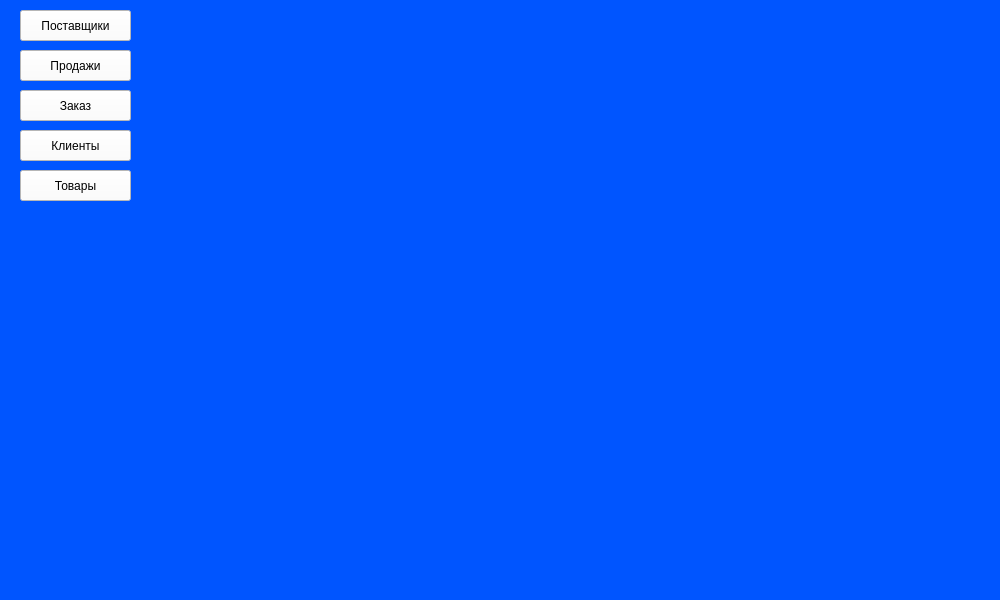
<?xml version="1.0" encoding="UTF-8"?>
<ui version="4.0">
 <class>MainWindow</class>
 <widget class="QMainWindow" name="MainWindow">
  <property name="geometry">
   <rect>
    <x>0</x>
    <y>0</y>
    <width>1000</width>
    <height>600</height>
   </rect>
  </property>
  <property name="minimumSize">
   <size>
    <width>1000</width>
    <height>600</height>
   </size>
  </property>
  <property name="maximumSize">
   <size>
    <width>1000</width>
    <height>600</height>
   </size>
  </property>
  <property name="sizeIncrement">
   <size>
    <width>1000</width>
    <height>800</height>
   </size>
  </property>
  <property name="baseSize">
   <size>
    <width>1000</width>
    <height>600</height>
   </size>
  </property>
  <property name="windowTitle">
   <string>Vehicles</string>
  </property>
  <property name="styleSheet">
   <string notr="true">
background-color: rgb(0, 85, 255);
font: 75 12pt &quot;Fixedsys&quot;;
</string>
  </property>
  <widget class="QWidget" name="centralwidget">
   <widget class="QPushButton" name="AccidentsBtn">
    <property name="geometry">
     <rect>
      <x>20</x>
      <y>10</y>
      <width>111</width>
      <height>31</height>
     </rect>
    </property>
    <property name="styleSheet">
     <string notr="true">background-color: rgb(255, 255, 255);</string>
    </property>
    <property name="text">
     <string>Поставщики</string>
    </property>
   </widget>
   <widget class="QPushButton" name="DriversBtn">
    <property name="geometry">
     <rect>
      <x>20</x>
      <y>50</y>
      <width>111</width>
      <height>31</height>
     </rect>
    </property>
    <property name="styleSheet">
     <string notr="true">background-color: rgb(255, 255, 255);</string>
    </property>
    <property name="text">
     <string>Продажи</string>
    </property>
   </widget>
   <widget class="QPushButton" name="FuelBtn">
    <property name="geometry">
     <rect>
      <x>20</x>
      <y>90</y>
      <width>111</width>
      <height>31</height>
     </rect>
    </property>
    <property name="styleSheet">
     <string notr="true">background-color: rgb(255, 255, 255);</string>
    </property>
    <property name="text">
     <string>Заказ</string>
    </property>
   </widget>
   <widget class="QPushButton" name="InspectionsBtn">
    <property name="geometry">
     <rect>
      <x>20</x>
      <y>130</y>
      <width>111</width>
      <height>31</height>
     </rect>
    </property>
    <property name="styleSheet">
     <string notr="true">background-color: rgb(255, 255, 255);</string>
    </property>
    <property name="text">
     <string>Клиенты</string>
    </property>
   </widget>
   <widget class="QPushButton" name="MaintenanceBtn">
    <property name="geometry">
     <rect>
      <x>20</x>
      <y>170</y>
      <width>111</width>
      <height>31</height>
     </rect>
    </property>
    <property name="styleSheet">
     <string notr="true">background-color: rgb(255, 255, 255);</string>
    </property>
    <property name="text">
     <string>Товары</string>
    </property>
   </widget>
  </widget>
 </widget>
 <resources/>
 <connections/>
</ui>
